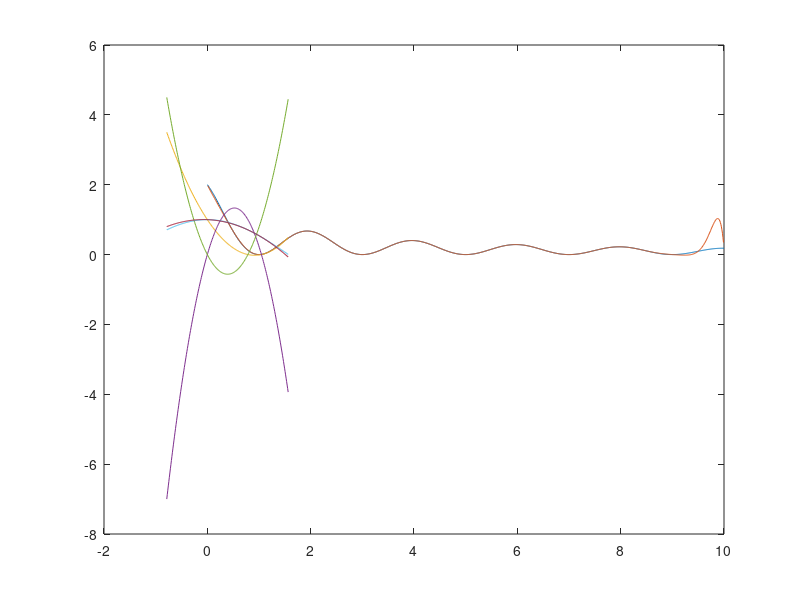

The MATLAB script that drew this image:
format long

"Lagrange compute barycentric weights."

function result = computeBaryWeights(x, i, n)
  product = 1;

  for j=1:n

    if (i != j)
      product = product * (x(i) - x(j));
    endif

  endfor

  result = 1 ./ product;
endfunction

"Lagrange interpolation function"

function L = lagrance(x, y, xx)

  # xx - contains the values for which we want to find the approximation

  m = length(x);

  # We initialize the matrix for the weights with 0
  weights = zeros(1, m);

  # We compute all the weights
  for i = 1 : m
    weights(1, i) = computeBaryWeights(x, i, m);
  endfor

  # We take the length of the result so we know how many values we need to approximate
  N = length(xx);

  # We initialize the matrix for result with 0 - here we will keep the approximations
  L = zeros(1, N);

  for j = 1:N

    numerator  = 0;
    denominator = 0;

    for i = 1:m
      # We compute the weights and each the numerator and denominator

      numerator = numerator + weights(i) * y(i) / (xx(j) - x(i));

      denominator = denominator + weights(i) / (xx(j) - x(i));

    endfor

    L(j) = numerator/denominator;

  endfor
endfunction

# Exercise 1

x=[1930, 1940, 1950, 1960, 1970, 1980];
y=[123203, 131669, 150697, 179323, 203212, 226505];
xx=[1955,1995];

round(lagrance(x,y,xx))


# Exercise 2

x = [81, 100, 121];
y = [9, 10, 11];
xx = [115];

# real value
sqrt(xx)

# approximation
lagrance(x, y, xx)


#Exercise 3

# We define the function f
f = @(x) (1 + cos(pi*x)) ./ (1 + x);



# Here we defined the initial function on 1000 points and plotted it
x = linspace(0, 10, 1000);
y = f(x);
plot(x, y)

hold on;

# Then, we represented the function on 21 equidistant points between the interval 0, 10
xx = linspace(0, 10, 21);
y2 = f(xx);

# The approximation we wanted is on those many points from x
L = lagrance(xx, y2, x);
plot(x, L)




# FACULTATIVE

#1

# Implementation of li(x)

function result = computeLi(x, xx, ii)

  n = length(xx);
  m = length(x);

  result = zeros(1, n);

  fraction = 0;

  for j=1:n

    product = 1;

    for i = 1:m

      if(i != ii)

        numerator = xx(j) - x(i);
        denominator = x(ii) - x(i);

        fraction = numerator / denominator;

        product = product * fraction;


        endif


    endfor

      result(j) = product;

  endfor

endfunction

# Implementation of Lagrange simple

function result = computeLagrance(x, y, xx)

  n = length(x);
  m = length(xx);

  result = zeros(1, m);
  lis = zeros(1, n);

  for i = 1:n
    lis(i) = computeLi(x, xx, i)
  endfor

  for j = 1:m
    sum = 0;
    for i = 1:n

      sum = sum + lis(i) * y(i);

    endfor

    result(j) = sum;

  endfor
endfunction

x = linspace(-pi/4, pi/2, 1000);

x = -pi/4 : 0.01 : pi/2;

# We define the function f
f = @(x) (cos(x));
y = f(x);

# plot(x, y)

hold on;

x1 = [0, pi/4, pi/3]

y2 = f(x1);


# subpoint a)

r1 = computeLi(x1, x, 1)
r2 = computeLi(x1, x, 2)
r3 = computeLi(x1, x, 3)

plot(x, r1)
plot(x, r2)
plot(x, r3)


# subpoint b)
xx = [pi/6]
resultLagrangeSimple = computeLagrance(x1, y2, xx)
resultBarycentric = lagrance(x1, y2, xx)

# subpoint c)
resultLagrangeSimple=zeros(1,length(x));
for i=1:length(x)

resultLagrangeSimple(i) = computeLagrance(x1, y2, x(i));
endfor
plot(x, y)
hold on
plot(x, resultLagrangeSimple)


